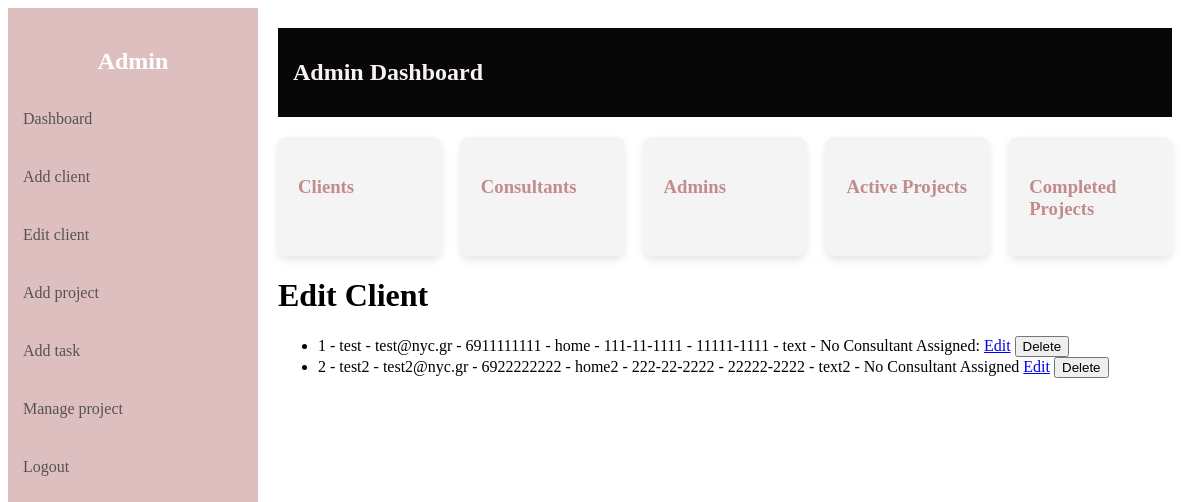
Before: /clients/edit (signed in) with the older database file.
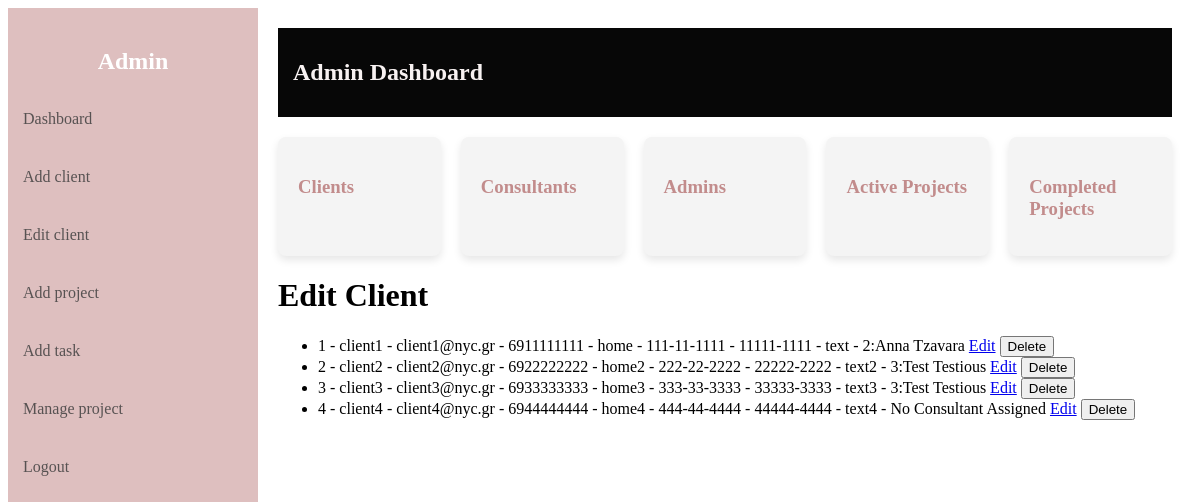
After: the same page with the newer database file.
### server.py (models this page shows)
class Client(db.Model):
    id = db.Column(db.Integer, primary_key=True)
    name = db.Column(db.String(150), nullable=False)
    email = db.Column(db.String(120), unique=True, nullable=False)
    phone = db.Column(db.String(10), unique=True, nullable=False)
    address = db.Column(db.String(200), nullable=False)
    ssn = db.Column(db.String(11), unique=True, nullable=False)
    postalcode = db.Column(db.String(10), nullable=False)
    notes = db.Column(db.String(500), nullable=True)
    consultant_id = db.Column(db.Integer, db.ForeignKey('user.id'), nullable=True)
    consultant = db.relationship('User', back_populates='clients')
    projects = db.relationship('Project', back_populates='client')

class User(UserMixin, db.Model):
    id = db.Column(db.Integer, primary_key=True)
    fullname = db.Column(db.String(150), nullable=False)
    username = db.Column(db.String(80), unique=True, nullable=False)
    email = db.Column(db.String(120), unique=True, nullable=False)
    phone = db.Column(db.String(10), unique=True, nullable=False)
    password = db.Column(db.String(200), nullable=False)
    role = db.Column(db.String(20), nullable=False, default='consultant')
    clients = db.relationship('Client', back_populates='consultant')
    projects = db.relationship('Project', secondary=project_consultants, back_populates='consultants')
    tasks = db.relationship('Task', back_populates='consultant')

### server.py (the view)
@app.route("/clients/edit")
@login_required
def edit_client():
    if current_user.role != 'admin':
        return "Unauthorized", 403
    all_clients = Client.query.all()
    return render_template('edit_client.html', clients=all_clients)

### server.py (called while the page is built)
@login_manager.user_loader
def load_user(user_id):
    return User.query.get(int(user_id))

### templates/edit_client.html (shortened to what this page needs)
{% extends 'dashboard.html' %}
{% block content %}
    <h1>Edit Client</h1>
    <ul>
        {% for client in clients %}
        <li>
            {{ client.id }} -
            {{ client.name }} -
            {{ client.email }} -
            {{ client.phone }} -
            {{ client.address }} -
            {{ client.ssn }} -
            {{ client.postalcode }} -
            {{ client.notes }} -
            {{ client.consultant.id if client.consultant else 'No Consultant Assigned' }}{% if not loop.last %}:{% endif %}{{client.consultant.fullname}}
            <a href="/clients/edit/form/{{ client.id }}">Edit</a>
            <form action="/clients/delete/{{ client.id }}" method="post" style="display:inline;">
                <button type="submit" onclick="return confirm('Are you sure you want to delete this client?')">Delete</button>
            </form>
        </li>
        {% else %}
        <li>No Clients available.</li>
        {% endfor %}
    </ul>
{% endblock %}

Changed rows visible on the page:
changed Client "home": name "test" → "client1"; email "test@nyc.gr" → "client1@nyc.gr"; consultant "No Consultant Assigned" → "2"; consultant.fullname (not shown) → "Anna Tzavara"
changed Client "home2": name "test2" → "client2"; email "test2@nyc.gr" → "client2@nyc.gr"; consultant "No Consultant Assigned" → "3"; consultant.fullname (not shown) → "Test Testious"
added Client: id "3", name "client3", email "client3@nyc.gr", phone "6933333333", address "home3", ssn "333-33-3333", postalcode "33333-3333", notes "text3", consultant "3", consultant.fullname "Test Testious"
added Client: id "4", name "client4", email "client4@nyc.gr", phone "6944444444", address "home4", ssn "444-44-4444", postalcode "44444-4444", notes "text4", consultant "No Consultant Assigned"
